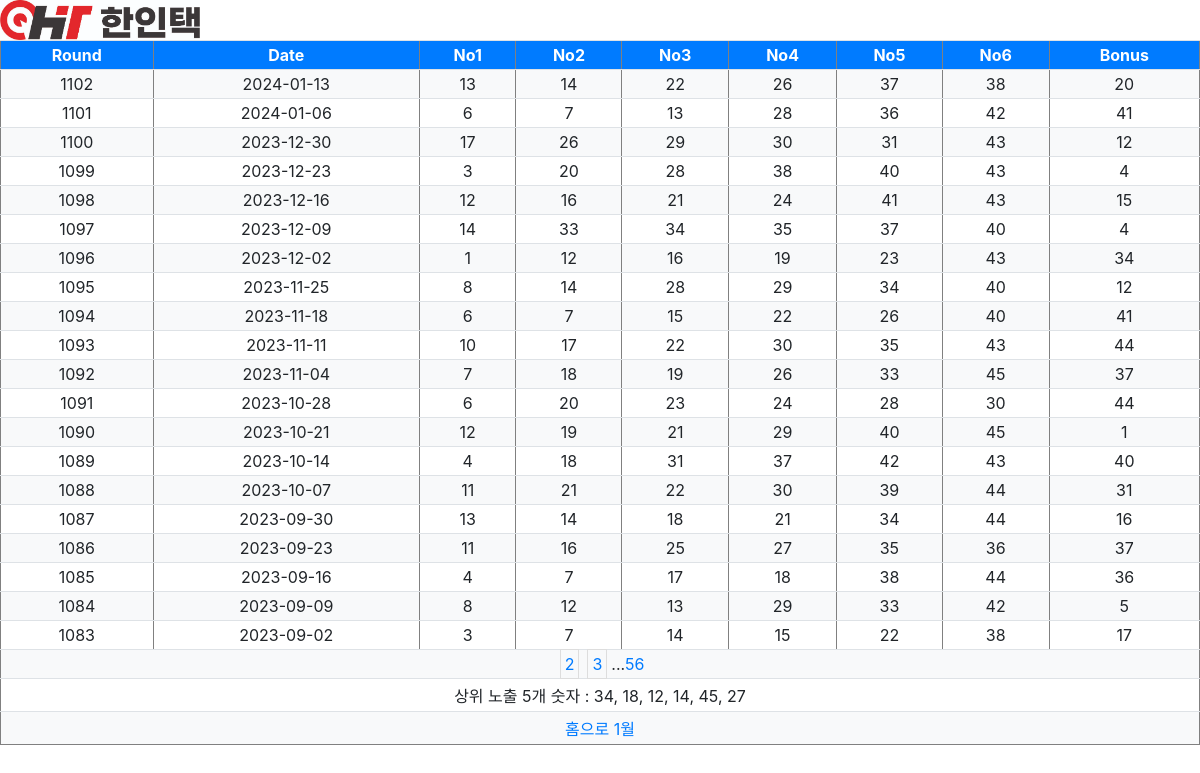
/lottoInfo.php, run on the app's committed database.
### tables this page shows
CREATE TABLE lottery 
(
    round	INT,
    fdate	VARCHAR(512),
    winner1	INT,
    amount1	INT,
    winner2	INT,
    amount2	INT,
    winner3	INT,
    amount3	INT,
    winner4	INT,
    amount4	INT,
    winner5	INT,
    amount5	INT,
    number1	INT,
    number2	INT,
    number3	INT,
    number4	INT,
    number5	INT,
    number6	INT,
    bonus	INT
);

### lottoInfo.php (the view, shortened to what this page needs)
<html>
<head>
    <link rel="stylesheet" href="https://stackpath.bootstrapcdn.com/bootstrap/4.5.2/css/bootstrap.min.css">
</head>
<body>
    <div>
    <img src="myhitlogo.jpg" width="200" alt="Han In Taek"><br>
<?php
$conn = mysqli_connect("localhost","darkhani","a4353488a","darkhani");
$recordsPerPage = 20;
if (isset($_GET['page']) && is_numeric($_GET['page'])) {
    $currentPage = $_GET['page'];
} else {
    $currentPage = 1;
}
$offset = ($currentPage - 1) * $recordsPerPage;
$sql = "SELECT * FROM lottery ORDER BY fdate DESC LIMIT $offset, $recordsPerPage";
$result = $conn->query($sql);
if ($result->num_rows > 0) {
    echo "<table border='1'>
            <tr>
                <th>Round</th>
                <th>Date</th>
                <th>No1</th>
                <th>No2</th>
                <th>No3</th>
                <th>No4</th>
                <th>No5</th>
                <th>No6</th>
                <th>Bonus</th>
            </tr>";
    while ($row = $result->fetch_assoc()) {
        echo "<tr>
                <td>{$row['round']}</td>
                <td>{$row['fdate']}</td>
                <td>{$row['number1']}</td>
                <td>{$row['number2']}</td>
                <td>{$row['number3']}</td>
                <td>{$row['number4']}</td>
                <td>{$row['number5']}</td>
                <td>{$row['number6']}</td>
                <td>{$row['bonus']}</td>
              </tr>";
    }
    echo "<tr>";
    echo "<td colspan='9'>";
    $totalRecordsSql = "SELECT COUNT(*) AS total_records FROM lottery";
    $totalRecordsResult = $conn->query($totalRecordsSql);
    $totalRecords = $totalRecordsResult->fetch_assoc()['total_records'];
    $totalPages = ceil($totalRecords / $recordsPerPage);
    $range = 2;
    for ($i = max(2, $currentPage - $range); $i <= min($currentPage + $range, $totalPages - 1); $i++) {
        echo "<a href='lottoInfo.php?page=$i' style='padding:4px; margin: 0 4px; border: 1px solid #ddd; text-decoration: none; color: #007bff;'>$i</a>";
    }
    if ($currentPage < $totalPages) {
        if ($currentPage < ($totalPages - $range)) {
            echo "<span>...</span>";
        }
        echo "<a href='lottoInfo.php?page=$totalPages'>$totalPages</a>";
    }
    echo "</td>";
    echo "</tr>";
    echo "<tr>";
    echo "<td colspan='9'>";
    $countRankingNumberSql = "SELECT number, COUNT(number) AS occurrences FROM (  SELECT number1 AS number FROM lottery  UNION ALL  SELECT number2 FROM lottery  UNION ALL  SELECT number3 FROM lottery  UNION ALL  SELECT number4 FROM lottery  UNION ALL  SELECT number5 FROM lottery  UNION ALL  SELECT number6 FROM lottery) AS all_numbers GROUP BY number ORDER BY occurrences DESC;";
    $resultArr = $conn->query($countRankingNumberSql);
    $medalCount=0;
    echo "상위 노출 5개 숫자 : ";
    for ($j = 0; $j <= 45; $j++) {
        $countNumber = $resultArr->fetch_assoc()['number'];
        if ($medalCount < 5 ) {
            echo strval($countNumber).", ";
        } else if ($medalCount == 5 ) {
            echo strval($countNumber);
        }
        $medalCount = $medalCount + 1;
    }
    echo "</td>";
    echo "</tr>";
    echo "<tr>";
    echo "<td colspan='9'>";
    echo "<a href='index.html'>홈으로</a>";
    echo "<a href='lottoinfo_jan.php'> 1월 </a>";
    echo "</td>";
    echo "</tr>";
    echo "</table>";
} else {
    echo "0 results";
}
?>
</div>
</body>
</html>

### lottoInfo.php (style rules this page uses)
table { width: 100%; margin-bottom: 1rem; color: #212529; border-collapse: collapse; border-spacing: 0; overflow-y: scroll; }
th, td { padding: 0.25rem; vertical-align: top; text-align: center; border-top: 1px solid #dee2e6; }
th { background-color: #007bff; color: #fff; font-weight: bold; text-align: center; }
tr:nth-child(even) { background-color: #f8f9fa; }

### data on the page
lottery: round "1102", fdate "2024-01-13", number1 "13", number2 "14", number3 "22", number4 "26", number5 "37", number6 "38", bonus "20"
lottery: round "1101", fdate "2024-01-06", number1 "6", number2 "7", number3 "13", number4 "28", number5 "36", number6 "42", bonus "41"
lottery: round "1100", fdate "2023-12-30", number1 "17", number2 "26", number3 "29", number4 "30", number5 "31", number6 "43", bonus "12"
lottery: round "1099", fdate "2023-12-23", number1 "3", number2 "20", number3 "28", number4 "38", number5 "40", number6 "43", bonus "4"
lottery: round "1098", fdate "2023-12-16", number1 "12", number2 "16", number3 "21", number4 "24", number5 "41", number6 "43", bonus "15"
lottery: round "1097", fdate "2023-12-09", number1 "14", number2 "33", number3 "34", number4 "35", number5 "37", number6 "40", bonus "4"
lottery: round "1096", fdate "2023-12-02", number1 "1", number2 "12", number3 "16", number4 "19", number5 "23", number6 "43", bonus "34"
lottery: round "1095", fdate "2023-11-25", number1 "8", number2 "14", number3 "28", number4 "29", number5 "34", number6 "40", bonus "12"
lottery: round "1094", fdate "2023-11-18", number1 "6", number2 "7", number3 "15", number4 "22", number5 "26", number6 "40", bonus "41"
lottery: round "1093", fdate "2023-11-11", number1 "10", number2 "17", number3 "22", number4 "30", number5 "35", number6 "43", bonus "44"
lottery: round "1092", fdate "2023-11-04", number1 "7", number2 "18", number3 "19", number4 "26", number5 "33", number6 "45", bonus "37"
lottery: round "1091", fdate "2023-10-28", number1 "6", number2 "20", number3 "23", number4 "24", number5 "28", number6 "30", bonus "44"
lottery: round "1090", fdate "2023-10-21", number1 "12", number2 "19", number3 "21", number4 "29", number5 "40", number6 "45", bonus "1"
lottery: round "1089", fdate "2023-10-14", number1 "4", number2 "18", number3 "31", number4 "37", number5 "42", number6 "43", bonus "40"
lottery: round "1088", fdate "2023-10-07", number1 "11", number2 "21", number3 "22", number4 "30", number5 "39", number6 "44", bonus "31"
lottery: round "1087", fdate "2023-09-30", number1 "13", number2 "14", number3 "18", number4 "21", number5 "34", number6 "44", bonus "16"
lottery: round "1086", fdate "2023-09-23", number1 "11", number2 "16", number3 "25", number4 "27", number5 "35", number6 "36", bonus "37"
lottery: round "1085", fdate "2023-09-16", number1 "4", number2 "7", number3 "17", number4 "18", number5 "38", number6 "44", bonus "36"
lottery: round "1084", fdate "2023-09-09", number1 "8", number2 "12", number3 "13", number4 "29", number5 "33", number6 "42", bonus "5"
lottery: round "1083", fdate "2023-09-02", number1 "3", number2 "7", number3 "14", number4 "15", number5 "22", number6 "38", bonus "17"

### other printed values
$totalPages "56"
$countNumber "34"
$countNumber "18"
$countNumber "12"
$countNumber "14"
$countNumber "45"
$countNumber "27"
